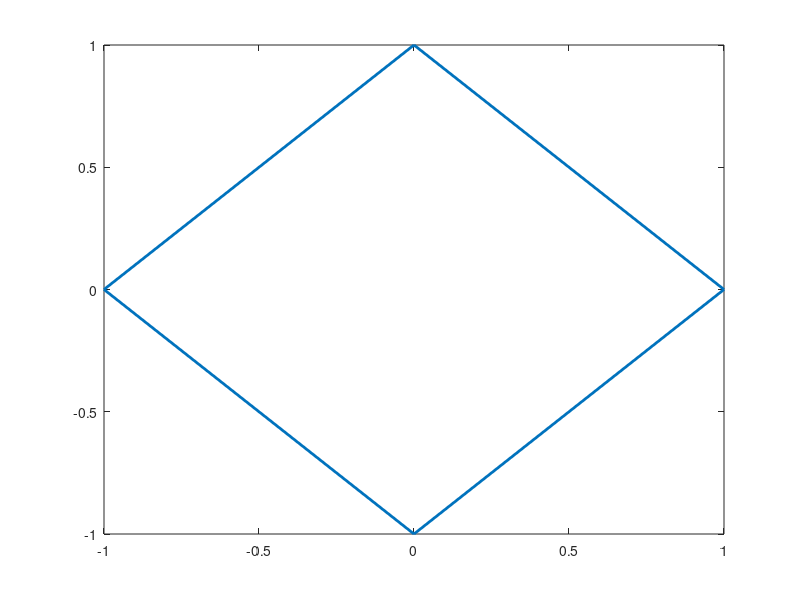

Here is the MATLAB script that generated this plot:
% Definimos los puntos del rombo
p1 = [0, 1];
p2 = [-1, 0];
p3 = [0, -1];
p4 = [1, 0];

% Definimos el radio del círculo
r = 0.5;

% Dibujamos el rombo
plot([p1(1), p2(1), p3(1), p4(1), p1(1)], [p1(2), p2(2), p3(2), p4(2), p1(2)], 'LineWidth', 2);

% Definimos el ángulo inicial del círculo
theta = 0;
hold on
% Mientras el ángulo sea menor que 2*pi, dibujamos puntos en el círculo
for theta = 0:0.1:2*pi
    % Calculamos las coordenadas del punto en el perímetro del círculo
    x = p1(1) + r*cos(theta);
    y = p1(2) + r*sin(theta);

    % Dibujamos el punto
    plot(x, y, 'ro', 'MarkerSize', 5);

    % Aumentamos el ángulo en un pequeño incremento
    theta = theta + 0.01;

    % Esperamos un poco antes de dibujar el siguiente punto
    pause(0.01);

    % Limpiamos la figura
    clf;

    % Dibujamos el rombo de nuevo
    plot([p1(1), p2(1), p3(1), p4(1), p1(1)], [p1(2), p2(2), p3(2), p4(2), p1(2)], 'LineWidth', 2);
end

